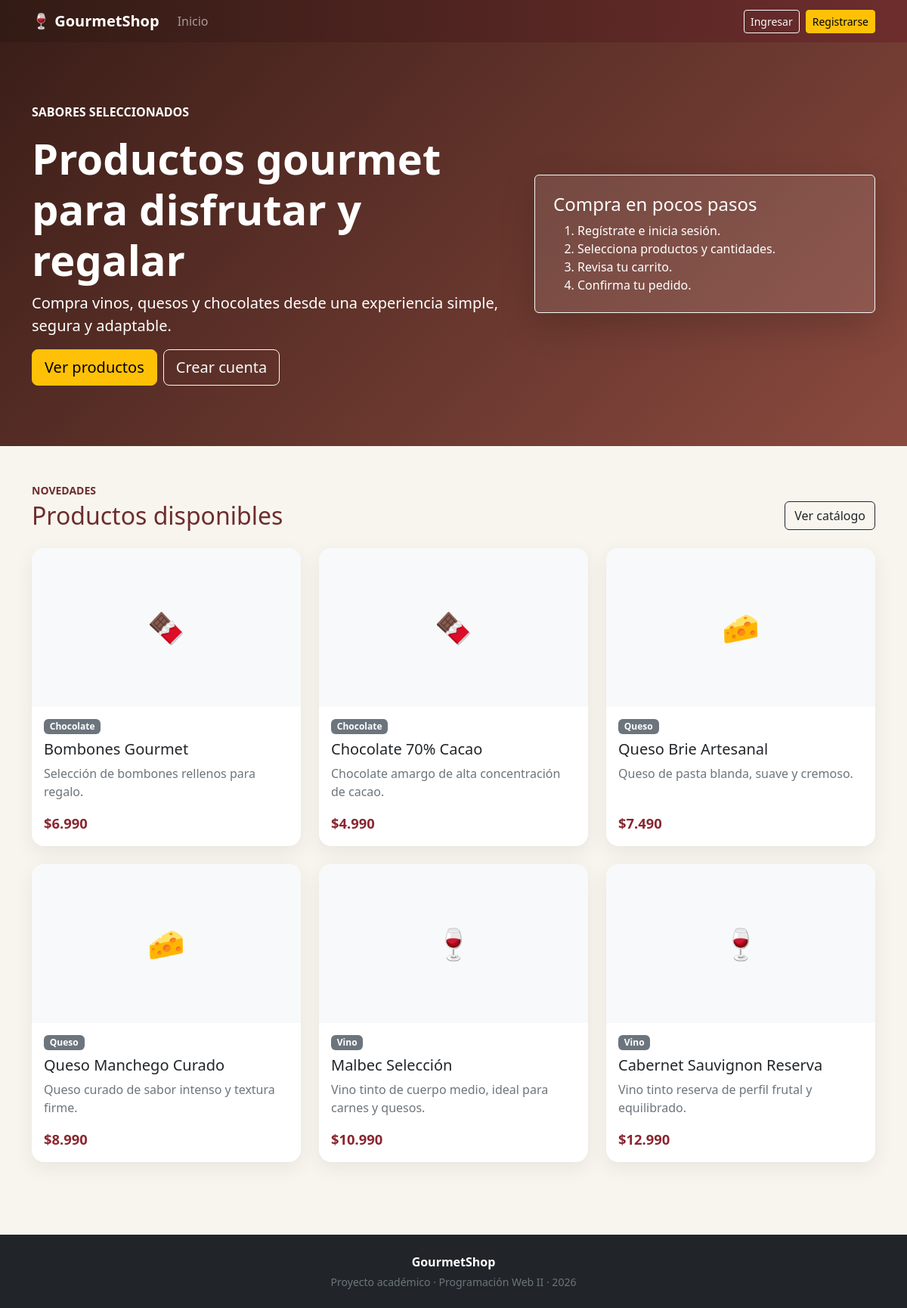
The page / on the database its author committed.
### tables this page shows
CREATE TABLE IF NOT EXISTS PRODUCTOS (
    ID INT UNSIGNED AUTO_INCREMENT PRIMARY KEY,
    nombre VARCHAR(150) NOT NULL,
    descripcion TEXT NOT NULL,
    categoria VARCHAR(50) NOT NULL,
    precio DECIMAL(12,2) NOT NULL,
    cantidad_inventario INT UNSIGNED NOT NULL DEFAULT 0,
    fecha_creacion TIMESTAMP NOT NULL DEFAULT CURRENT_TIMESTAMP
);

### includes/auth.php (called while the page is built, shortened)
<?php
function current_user(): ?array
{
    return $_SESSION['usuario'] ?? null;
}
?>

### config/database.php (called while the page is built, shortened)
<?php
function db(): PDO
{
    $dsn = 'mysql:host=' . DB_HOST . ';dbname=' . DB_NAME . ';charset=utf8mb4';
    $pdo = new PDO($dsn, DB_USER, DB_PASS, [
        PDO::ATTR_ERRMODE => PDO::ERRMODE_EXCEPTION,
        PDO::ATTR_DEFAULT_FETCH_MODE => PDO::FETCH_ASSOC,
        PDO::ATTR_EMULATE_PREPARES => false,
    ]);
    return $pdo;
}
?>

### index.php (the view, shortened to what this page needs)
<?php
require_once __DIR__ . '/config/database.php';
require_once __DIR__ . '/includes/auth.php';
$productos = [];
try {
    $stmt = db()->query("SELECT id, nombre, descripcion, categoria, precio, cantidad_inventario
                         FROM PRODUCTOS WHERE cantidad_inventario > 0
                         ORDER BY id DESC LIMIT 6");
    $productos = $stmt->fetchAll();
} catch (Throwable $e) {
    $productos = [];
}
require __DIR__ . '/includes/header.php';
?>
<section class="hero">
    <div class="container">
        <div class="row align-items-center g-4">
            <div class="col-lg-7">
                <p class="text-uppercase fw-semibold">Sabores seleccionados</p>
                <h1 class="display-4">Productos gourmet para disfrutar y regalar</h1>
                <p class="lead">Compra vinos, quesos y chocolates desde una experiencia simple, segura y adaptable.</p>
                <div class="d-flex flex-wrap gap-2">
                    <a href="productos.php" class="btn btn-warning btn-lg">Ver productos</a>
                    <?php if (!current_user()): ?>
                        <a href="registro.php" class="btn btn-outline-light btn-lg">Crear cuenta</a>
                    <?php endif; ?>
                </div>
            </div>
            <div class="col-lg-5">
                <div class="card bg-white bg-opacity-10 border-light text-white shadow-lg">
                    <div class="card-body p-4">
                        <h2 class="h4">Compra en pocos pasos</h2>
                        <ol class="mb-0">
                            <li>Regístrate e inicia sesión.</li>
                            <li>Selecciona productos y cantidades.</li>
                            <li>Revisa tu carrito.</li>
                            <li>Confirma tu pedido.</li>
                        </ol>
                    </div>
                </div>
            </div>
        </div>
    </div>
</section>
<section class="py-5">
    <div class="container">
        <div class="d-flex justify-content-between align-items-end mb-4">
            <div>
                <p class="text-uppercase small fw-bold section-title mb-1">Novedades</p>
                <h2 class="section-title mb-0">Productos disponibles</h2>
            </div>
            <a href="productos.php" class="btn btn-outline-dark">Ver catálogo</a>
        </div>
        <div class="row g-4">
            <?php if ($productos): foreach ($productos as $p): ?>
                <div class="col-md-6 col-lg-4">
                    <article class="card product-card h-100">
                        <div class="bg-light product-image d-flex align-items-center justify-content-center fs-1">
                            <?= $p['categoria'] === 'Vino' ? '🍷' : ($p['categoria'] === 'Queso' ? '🧀' : '🍫') ?>
                        </div>
                        <div class="card-body d-flex flex-column">
                            <span class="badge text-bg-secondary align-self-start mb-2"><?= htmlspecialchars($p['categoria']) ?></span>
                            <h3 class="h5"><?= htmlspecialchars($p['nombre']) ?></h3>
                            <p class="text-secondary flex-grow-1"><?= htmlspecialchars($p['descripcion']) ?></p>
                            <div class="d-flex justify-content-between align-items-center">
                                <span class="price">$<?= number_format((float)$p['precio'], 0, ',', '.') ?></span>
                            </div>
                        </div>
                    </article>
                </div>
            <?php endforeach; else: ?>
                <div class="col-12"><div class="alert alert-info">Instala la base de datos mediante <code>database.sql</code> para mostrar productos.</div></div>
            <?php endif; ?>
        </div>
    </div>
</section>
<?php require __DIR__ . '/includes/footer.php'; ?>

### includes/header.php (shortened to what this page needs)
<?php
require_once __DIR__ . '/auth.php';
$usuario = current_user();
?>
<!DOCTYPE html>
<html lang="es">
<head>
    <link href="https://cdn.jsdelivr.net/npm/bootstrap@5.3.3/dist/css/bootstrap.min.css" rel="stylesheet">
    <link rel="stylesheet" href="assets/css/styles.css">
</head>
<body>
<nav class="navbar navbar-expand-lg navbar-dark gourmet-nav sticky-top">
    <div class="container">
        <a class="navbar-brand fw-bold" href="index.php">🍷 GourmetShop</a>
        <div class="collapse navbar-collapse" id="mainNav">
            <ul class="navbar-nav me-auto mb-2 mb-lg-0">
                <li class="nav-item"><a class="nav-link" href="index.php">Inicio</a></li>
            </ul>
            <div class="d-flex align-items-center gap-2">
                <?php if ($usuario): ?>
                    <span class="text-white small">Hola, <?= htmlspecialchars($usuario['nombre']) ?></span>
                    <a class="btn btn-outline-light btn-sm" href="logout.php">Cerrar sesión</a>
                <?php else: ?>
                    <a class="btn btn-outline-light btn-sm" href="login.php">Ingresar</a>
                    <a class="btn btn-warning btn-sm" href="registro.php">Registrarse</a>
                <?php endif; ?>
            </div>
        </div>
    </div>
</nav>
<main>

### includes/footer.php (shortened to what this page needs)
</main>
<footer class="py-4 mt-5 bg-dark text-white">
    <div class="container text-center">
        <p class="mb-1 fw-semibold">GourmetShop</p>
        <p class="mb-0 small text-secondary">Proyecto académico · Programación Web II · 2026</p>
    </div>
</footer>
</body>
</html>

### assets/css/styles.css (style rules this page uses)
body { background: #f8f5ef; color: #2f2a26; }
.gourmet-nav { background: linear-gradient(90deg, #321b14, #6d2d2d); }
.hero { background: linear-gradient(135deg, #3b1e18, #8b4a3f); color: white; padding: 5rem 0; }
.hero .display-4 { font-weight: 800; }
.section-title { color: #6d2d2d; }
.product-card { border: 0; border-radius: 1rem; overflow: hidden; box-shadow: 0 8px 24px rgba(50, 27, 20, .08); transition: transform .2s ease, box-shadow .2s ease; }
.product-image { height: 210px; object-fit: cover; }
.price { color: #8a2630; font-weight: 800; font-size: 1.15rem; }

### rows shown on the page
productos: categoria "Chocolate", nombre "Bombones Gourmet", descripcion "Selección de bombones rellenos para regalo.", precio "6.990"
productos: categoria "Chocolate", nombre "Chocolate 70% Cacao", descripcion "Chocolate amargo de alta concentración de cacao.", precio "4.990"
productos: categoria "Queso", nombre "Queso Brie Artesanal", descripcion "Queso de pasta blanda, suave y cremoso.", precio "7.490"
productos: categoria "Queso", nombre "Queso Manchego Curado", descripcion "Queso curado de sabor intenso y textura firme.", precio "8.990"
productos: categoria "Vino", nombre "Malbec Selección", descripcion "Vino tinto de cuerpo medio, ideal para carnes y quesos.", precio "10.990"
productos: categoria "Vino", nombre "Cabernet Sauvignon Reserva", descripcion "Vino tinto reserva de perfil frutal y equilibrado.", precio "12.990"
